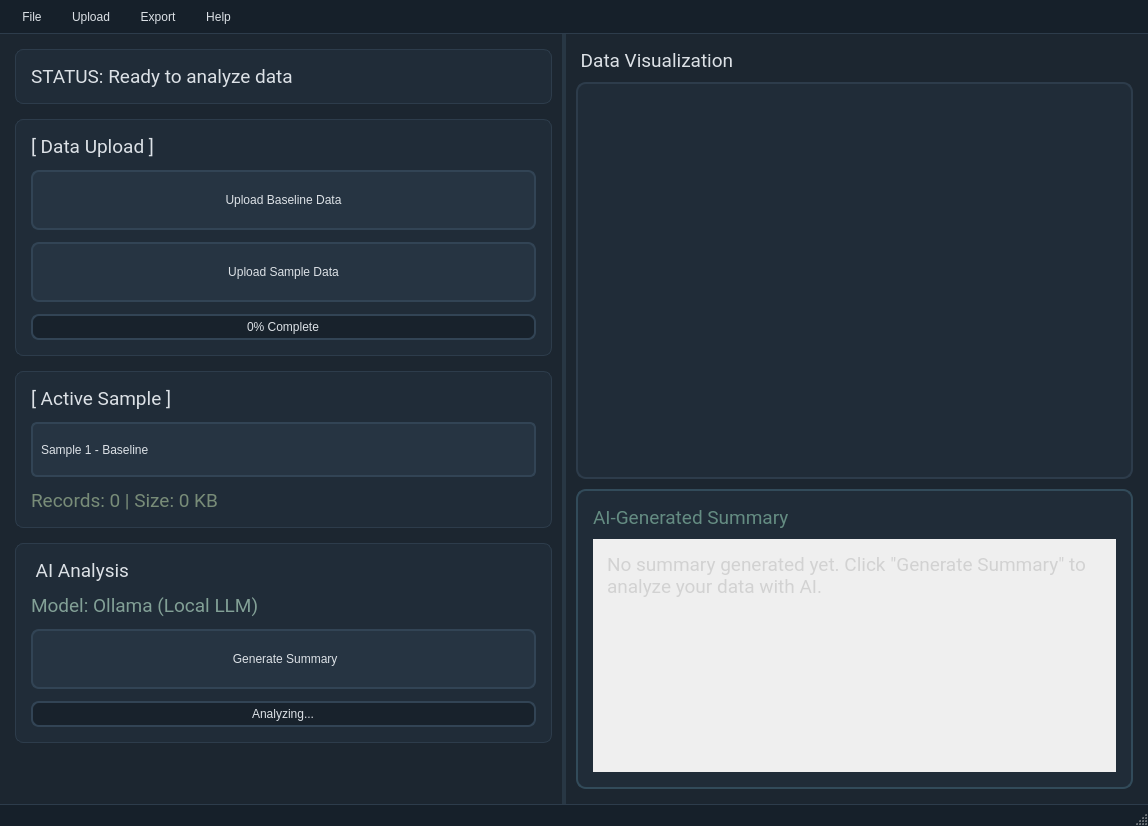
<?xml version="1.0" encoding="UTF-8"?>
<ui version="4.0">
 <class>MainWindow</class>
 <widget class="QMainWindow" name="MainWindow">
  <property name="geometry">
   <rect>
    <x>0</x>
    <y>0</y>
    <width>1148</width>
    <height>826</height>
   </rect>
  </property>
  <property name="windowTitle">
   <string>Data Analyzer</string>
  </property>
  <property name="styleSheet">
   <string notr="true">
QMainWindow {
    background: rgb(28, 38, 48);
}

QWidget#centralwidget {
    background: rgb(28, 38, 48);
}

QLabel {
    color: rgb(220, 225, 230);
    font: 14pt &quot;Roboto&quot;;
}

QPushButton {
    background: rgb(38, 52, 66);
    border: 2px solid rgb(50, 68, 85);
    border-radius: 8px;
    color: rgb(220, 225, 230);
    font: 13pt &quot;Roboto&quot;;
    padding: 8px;
    min-height: 40px;
}

QPushButton:hover {
    background: rgb(85, 105, 75);
    border: 2px solid rgb(100, 130, 80);
}

QPushButton:pressed {
    background: rgb(70, 90, 60);
}

QPushButton:disabled {
    background: rgb(30, 35, 40);
    color: rgb(90, 95, 100);
    border: 2px solid rgb(45, 50, 55);
}

QComboBox {
    background: rgb(38, 52, 66);
    border: 2px solid rgb(50, 68, 85);
    border-radius: 6px;
    color: rgb(220, 225, 230);
    font: 12pt &quot;Roboto&quot;;
    padding: 8px;
    min-height: 35px;
}

QComboBox:hover {
    border: 2px solid rgb(100, 130, 80);
}

QComboBox::drop-down {
    border: none;
    width: 30px;
}

QComboBox::down-arrow {
    image: url(down_arrow.png);
    width: 12px;
    height: 12px;
}

QFrame {
    border-radius: 10px;
}

QProgressBar {
    border: 2px solid rgb(50, 68, 85);
    border-radius: 8px;
    background: rgb(24, 34, 44);
    text-align: center;
    color: rgb(220, 225, 230);
    font: 11pt &quot;Roboto&quot;;
}

QProgressBar::chunk {
    background: qlineargradient(x1:0, y1:0, x2:1, y2:0,
                                stop:0 rgb(75, 100, 70),
                                stop:1 rgb(100, 130, 80));
    border-radius: 6px;
}

QScrollArea {
    border: none;
    background: transparent;
}

QScrollBar:vertical {
    background: rgb(24, 34, 44);
    width: 12px;
    margin: 0px;
    border-radius: 6px;
}

QScrollBar::handle:vertical {
    background: rgb(50, 68, 85);
    border-radius: 6px;
    min-height: 20px;
}

QScrollBar::handle:vertical:hover {
    background: rgb(70, 90, 105);
}

QScrollBar::add-line:vertical, QScrollBar::sub-line:vertical {
    height: 0px;
}

QMenuBar {
    background: rgb(22, 32, 42);
    color: rgb(220, 225, 230);
    font: 12pt &quot;Roboto&quot;;
    padding: 4px;
    border-bottom: 1px solid rgb(45, 60, 75);
}

QMenuBar::item {
    padding: 6px 12px;
    background: transparent;
    border-radius: 4px;
}

QMenuBar::item:selected {
    background: rgb(85, 105, 75);
}

QMenu {
    background: rgb(32, 44, 56);
    border: 1px solid rgb(45, 60, 75);
    color: rgb(220, 225, 230);
    font: 11pt &quot;Roboto&quot;;
}

QMenu::item {
    padding: 8px 25px;
}

QMenu::item:selected {
    background: rgb(85, 105, 75);
}
   </string>
  </property>
  <widget class="QWidget" name="centralwidget">
   <layout class="QVBoxLayout" name="mainVerticalLayout">
    <property name="spacing">
     <number>0</number>
    </property>
    <property name="leftMargin">
     <number>0</number>
    </property>
    <property name="topMargin">
     <number>0</number>
    </property>
    <property name="rightMargin">
     <number>0</number>
    </property>
    <property name="bottomMargin">
     <number>0</number>
    </property>
    <item>
     <widget class="QSplitter" name="mainSplitter">
      <property name="styleSheet">
       <string notr="true">
QSplitter::handle {
    background: rgb(40, 55, 68);
}
QSplitter::handle:hover {
    background: rgb(100, 130, 80);
}
       </string>
      </property>
      <property name="orientation">
       <enum>Qt::Horizontal</enum>
      </property>
      <property name="handleWidth">
       <number>4</number>
      </property>
      <widget class="QWidget" name="leftPanel">
       <layout class="QVBoxLayout" name="leftPanelLayout">
        <property name="spacing">
         <number>15</number>
        </property>
        <property name="leftMargin">
         <number>15</number>
        </property>
        <property name="topMargin">
         <number>15</number>
        </property>
        <property name="rightMargin">
         <number>10</number>
        </property>
        <property name="bottomMargin">
         <number>15</number>
        </property>
        <item>
         <widget class="QFrame" name="statusFrame">
          <property name="styleSheet">
           <string notr="true">
#statusFrame {
    background: rgb(32, 44, 56);
    border: 1px solid rgb(45, 60, 75);
    border-radius: 8px;
}
           </string>
          </property>
          <property name="frameShape">
           <enum>QFrame::StyledPanel</enum>
          </property>
          <layout class="QVBoxLayout" name="statusLayout">
           <property name="leftMargin">
            <number>15</number>
           </property>
           <property name="topMargin">
            <number>15</number>
           </property>
           <property name="rightMargin">
            <number>15</number>
           </property>
           <property name="bottomMargin">
            <number>15</number>
           </property>
           <item>
            <widget class="QLabel" name="status_inf">
             <property name="font">
              <font>
               <family>Roboto</family>
               <pointsize>14</pointsize>
               <italic>false</italic>
               <bold>false</bold>
              </font>
             </property>
             <property name="text">
              <string>STATUS: Ready to analyze data</string>
             </property>
             <property name="wordWrap">
              <bool>true</bool>
             </property>
            </widget>
           </item>
          </layout>
         </widget>
        </item>
        <item>
         <widget class="QFrame" name="uploadFrame">
          <property name="styleSheet">
           <string notr="true">
#uploadFrame {
    background: rgb(32, 44, 56);
    border: 1px solid rgb(45, 60, 75);
    border-radius: 8px;
}
           </string>
          </property>
          <property name="frameShape">
           <enum>QFrame::StyledPanel</enum>
          </property>
          <layout class="QVBoxLayout" name="uploadLayout">
           <property name="spacing">
            <number>12</number>
           </property>
           <property name="leftMargin">
            <number>15</number>
           </property>
           <property name="topMargin">
            <number>15</number>
           </property>
           <property name="rightMargin">
            <number>15</number>
           </property>
           <property name="bottomMargin">
            <number>15</number>
           </property>
           <item>
            <widget class="QLabel" name="uploadLabel">
             <property name="font">
              <font>
               <family>Roboto</family>
               <pointsize>14</pointsize>
               <italic>false</italic>
               <bold>false</bold>
              </font>
             </property>
             <property name="text">
              <string>[ Data Upload ]</string>
             </property>
            </widget>
           </item>
           <item>
            <widget class="QPushButton" name="btn_save">
             <property name="text">
              <string>Upload Baseline Data</string>
             </property>
             <property name="iconSize">
              <size>
               <width>20</width>
               <height>20</height>
              </size>
             </property>
            </widget>
           </item>
           <item>
            <widget class="QPushButton" name="btn_current_filter">
             <property name="text">
              <string>Upload Sample Data</string>
             </property>
            </widget>
           </item>
           <item>
            <widget class="QProgressBar" name="uploadProgress">
             <property name="value">
              <number>0</number>
             </property>
             <property name="textVisible">
              <bool>true</bool>
             </property>
             <property name="format">
              <string>%p% Complete</string>
             </property>
            </widget>
           </item>
          </layout>
         </widget>
        </item>
        <item>
         <widget class="QFrame" name="samplesFrame">
          <property name="styleSheet">
           <string notr="true">
#samplesFrame {
    background: rgb(32, 44, 56);
    border: 1px solid rgb(45, 60, 75);
    border-radius: 8px;
}
           </string>
          </property>
          <property name="frameShape">
           <enum>QFrame::StyledPanel</enum>
          </property>
          <layout class="QVBoxLayout" name="samplesLayout">
           <property name="spacing">
            <number>12</number>
           </property>
           <property name="leftMargin">
            <number>15</number>
           </property>
           <property name="topMargin">
            <number>15</number>
           </property>
           <property name="rightMargin">
            <number>15</number>
           </property>
           <property name="bottomMargin">
            <number>15</number>
           </property>
           <item>
            <widget class="QLabel" name="samplesLabel">
             <property name="font">
              <font>
               <family>Roboto</family>
               <pointsize>14</pointsize>
               <italic>false</italic>
               <bold>false</bold>
              </font>
             </property>
             <property name="text">
              <string>[ Active Sample ]</string>
             </property>
            </widget>
           </item>
           <item>
            <widget class="QComboBox" name="comboBox">
             <property name="sizePolicy">
              <sizepolicy hsizetype="Expanding" vsizetype="Fixed">
               <horstretch>0</horstretch>
               <verstretch>0</verstretch>
              </sizepolicy>
             </property>
             <item>
              <property name="text">
               <string>Sample 1 - Baseline</string>
              </property>
             </item>
             <item>
              <property name="text">
               <string>Sample 2 - Test A</string>
              </property>
             </item>
             <item>
              <property name="text">
               <string>Sample 3 - Test B</string>
              </property>
             </item>
            </widget>
           </item>
           <item>
            <widget class="QLabel" name="sampleInfo">
             <property name="font">
              <font>
               <family>Roboto</family>
               <pointsize>14</pointsize>
               <italic>false</italic>
               <bold>false</bold>
              </font>
             </property>
             <property name="styleSheet">
              <string notr="true">color: rgb(120, 140, 120);</string>
             </property>
             <property name="text">
              <string>Records: 0 | Size: 0 KB</string>
             </property>
            </widget>
           </item>
          </layout>
         </widget>
        </item>
        <item>
         <widget class="QFrame" name="aiFrame">
          <property name="styleSheet">
           <string notr="true">
#aiFrame {
    background: rgb(32, 44, 56);
    border: 1px solid rgb(45, 60, 75);
    border-radius: 8px;
}
           </string>
          </property>
          <property name="frameShape">
           <enum>QFrame::StyledPanel</enum>
          </property>
          <layout class="QVBoxLayout" name="aiLayout">
           <property name="spacing">
            <number>12</number>
           </property>
           <property name="leftMargin">
            <number>15</number>
           </property>
           <property name="topMargin">
            <number>15</number>
           </property>
           <property name="rightMargin">
            <number>15</number>
           </property>
           <property name="bottomMargin">
            <number>15</number>
           </property>
           <item>
            <widget class="QLabel" name="aiLabel">
             <property name="font">
              <font>
               <family>Roboto</family>
               <pointsize>14</pointsize>
               <italic>false</italic>
               <bold>false</bold>
              </font>
             </property>
             <property name="text">
              <string> AI Analysis</string>
             </property>
            </widget>
           </item>
           <item>
            <widget class="QLabel" name="aiModelInfo">
             <property name="font">
              <font>
               <family>Roboto</family>
               <pointsize>14</pointsize>
               <italic>false</italic>
               <bold>false</bold>
              </font>
             </property>
             <property name="styleSheet">
              <string notr="true">color: rgb(130, 160, 150);</string>
             </property>
             <property name="text">
              <string>Model: Ollama (Local LLM)</string>
             </property>
            </widget>
           </item>
           <item>
            <widget class="QPushButton" name="btn_invert">
             <property name="text">
              <string> Generate Summary</string>
             </property>
            </widget>
           </item>
           <item>
            <widget class="QProgressBar" name="aiProgress">
             <property name="styleSheet">
              <string notr="true">
QProgressBar::chunk {
    background: qlineargradient(x1:0, y1:0, x2:1, y2:0,
                                stop:0 rgb(50, 85, 100),
                                stop:1 rgb(75, 115, 130));
}
              </string>
             </property>
             <property name="value">
              <number>0</number>
             </property>
             <property name="textVisible">
              <bool>true</bool>
             </property>
             <property name="format">
              <string>Analyzing...</string>
             </property>
            </widget>
           </item>
          </layout>
         </widget>
        </item>
        <item>
         <spacer name="verticalSpacer">
          <property name="orientation">
           <enum>Qt::Vertical</enum>
          </property>
          <property name="sizeHint" stdset="0">
           <size>
            <width>20</width>
            <height>40</height>
           </size>
          </property>
         </spacer>
        </item>
       </layout>
      </widget>
      <widget class="QWidget" name="rightPanel">
       <layout class="QVBoxLayout" name="rightPanelLayout">
        <property name="spacing">
         <number>10</number>
        </property>
        <property name="leftMargin">
         <number>10</number>
        </property>
        <property name="topMargin">
         <number>15</number>
        </property>
        <property name="rightMargin">
         <number>15</number>
        </property>
        <property name="bottomMargin">
         <number>15</number>
        </property>
        <item>
         <widget class="QLabel" name="displayLabel">
          <property name="font">
           <font>
            <family>Roboto</family>
            <pointsize>14</pointsize>
            <italic>false</italic>
            <bold>false</bold>
           </font>
          </property>
          <property name="text">
           <string> Data Visualization</string>
          </property>
         </widget>
        </item>
        <item>
         <widget class="QFrame" name="displayFrame">
          <property name="sizePolicy">
           <sizepolicy hsizetype="Expanding" vsizetype="Expanding">
            <horstretch>0</horstretch>
            <verstretch>0</verstretch>
           </sizepolicy>
          </property>
          <property name="styleSheet">
           <string notr="true">
#displayFrame {
    background: rgb(32, 44, 56);
    border: 2px solid rgb(45, 60, 75);
    border-radius: 10px;
}
           </string>
          </property>
          <property name="frameShape">
           <enum>QFrame::StyledPanel</enum>
          </property>
          <layout class="QVBoxLayout" name="displayFrameLayout">
           <property name="spacing">
            <number>0</number>
           </property>
           <property name="leftMargin">
            <number>0</number>
           </property>
           <property name="topMargin">
            <number>0</number>
           </property>
           <property name="rightMargin">
            <number>0</number>
           </property>
           <property name="bottomMargin">
            <number>0</number>
           </property>
           <item>
            <widget class="QLabel" name="display">
             <property name="sizePolicy">
              <sizepolicy hsizetype="Expanding" vsizetype="Expanding">
               <horstretch>0</horstretch>
               <verstretch>0</verstretch>
              </sizepolicy>
             </property>
             <property name="styleSheet">
              <string notr="true">
background: transparent;
border: none;
              </string>
             </property>
             <property name="text">
              <string/>
             </property>
             <property name="scaledContents">
              <bool>false</bool>
             </property>
             <property name="alignment">
              <set>Qt::AlignCenter</set>
             </property>
            </widget>
           </item>
          </layout>
         </widget>
        </item>
        <item>
         <widget class="QFrame" name="aiSummaryFrame">
          <property name="sizePolicy">
           <sizepolicy hsizetype="Expanding" vsizetype="Preferred">
            <horstretch>0</horstretch>
            <verstretch>0</verstretch>
           </sizepolicy>
          </property>
          <property name="minimumSize">
           <size>
            <width>0</width>
            <height>180</height>
           </size>
          </property>
          <property name="maximumSize">
           <size>
            <width>16777215</width>
            <height>300</height>
           </size>
          </property>
          <property name="styleSheet">
           <string notr="true">
#aiSummaryFrame {
    background: rgb(32, 44, 56);
    border: 2px solid rgb(50, 75, 90);
    border-radius: 10px;
}
           </string>
          </property>
          <property name="frameShape">
           <enum>QFrame::StyledPanel</enum>
          </property>
          <layout class="QVBoxLayout" name="aiSummaryLayout">
           <property name="spacing">
            <number>10</number>
           </property>
           <property name="leftMargin">
            <number>15</number>
           </property>
           <property name="topMargin">
            <number>15</number>
           </property>
           <property name="rightMargin">
            <number>15</number>
           </property>
           <property name="bottomMargin">
            <number>15</number>
           </property>
           <item>
            <layout class="QHBoxLayout" name="summaryHeaderLayout">
             <item>
              <widget class="QLabel" name="aiSummaryTitle">
               <property name="font">
                <font>
                 <family>Roboto</family>
                 <pointsize>14</pointsize>
                 <italic>false</italic>
                 <bold>false</bold>
                </font>
               </property>
               <property name="styleSheet">
                <string notr="true">color: rgb(100, 140, 130);</string>
               </property>
               <property name="text">
                <string>AI-Generated Summary</string>
               </property>
              </widget>
             </item>
             <item>
              <spacer name="horizontalSpacer">
               <property name="orientation">
                <enum>Qt::Horizontal</enum>
               </property>
               <property name="sizeHint" stdset="0">
                <size>
                 <width>40</width>
                 <height>20</height>
                </size>
               </property>
              </spacer>
             </item>
            </layout>
           </item>
           <item>
            <widget class="QScrollArea" name="summaryScrollArea">
             <property name="styleSheet">
              <string notr="true">
QScrollArea {
    background: transparent;
    border: none;
}
              </string>
             </property>
             <property name="widgetResizable">
              <bool>true</bool>
             </property>
             <widget class="QWidget" name="scrollAreaWidgetContents">
              <property name="geometry">
               <rect>
                <x>0</x>
                <y>0</y>
                <width>635</width>
                <height>234</height>
               </rect>
              </property>
              <layout class="QVBoxLayout" name="scrollLayout">
               <property name="leftMargin">
                <number>5</number>
               </property>
               <property name="topMargin">
                <number>5</number>
               </property>
               <property name="rightMargin">
                <number>5</number>
               </property>
               <property name="bottomMargin">
                <number>5</number>
               </property>
               <item>
                <widget class="QLabel" name="aiSummaryText">
                 <property name="font">
                  <font>
                   <family>Roboto</family>
                   <pointsize>14</pointsize>
                   <italic>false</italic>
                   <bold>false</bold>
                  </font>
                 </property>
                 <property name="styleSheet">
                  <string notr="true">
color: rgb(210, 210, 210);
background: transparent;
padding: 5px;
                  

</string>
                 </property>
                 <property name="text">
                  <string>No summary generated yet. Click &quot;Generate Summary&quot; to analyze your data with AI.</string>
                 </property>
                 <property name="alignment">
                  <set>Qt::AlignLeading|Qt::AlignLeft|Qt::AlignTop</set>
                 </property>
                 <property name="wordWrap">
                  <bool>true</bool>
                 </property>
                 <property name="textInteractionFlags">
                  <set>Qt::TextSelectableByMouse</set>
                 </property>
                </widget>
               </item>
              </layout>
             </widget>
            </widget>
           </item>
          </layout>
         </widget>
        </item>
       </layout>
      </widget>
     </widget>
    </item>
   </layout>
  </widget>
  <widget class="QStatusBar" name="statusbar">
   <property name="styleSheet">
    <string notr="true">
QStatusBar {
    background: rgb(22, 32, 42);
    color: rgb(150, 170, 160);
    border-top: 1px solid rgb(45, 60, 75);
}
    </string>
   </property>
  </widget>
  <widget class="QMenuBar" name="menubar">
   <property name="geometry">
    <rect>
     <x>0</x>
     <y>0</y>
     <width>1148</width>
     <height>36</height>
    </rect>
   </property>
   <widget class="QMenu" name="menuFile">
    <property name="title">
     <string>File</string>
    </property>
    <addaction name="actionChangeDirectory"/>
    <addaction name="separator"/>
    <addaction name="actionExit"/>
   </widget>
   <widget class="QMenu" name="menuUpload">
    <property name="title">
     <string>Upload</string>
    </property>
    <addaction name="actionUpload_BaseLine"/>
    <addaction name="actionUpload_Samples"/>
   </widget>
   <widget class="QMenu" name="menuSave">
    <property name="title">
     <string>Export</string>
    </property>
    <addaction name="actionSave_Current_Graph"/>
    <addaction name="actionSave_All_Sample_Graph"/>
    <addaction name="separator"/>
   </widget>
   <widget class="QMenu" name="menuHelp">
    <property name="title">
     <string>Help</string>
    </property>
    <addaction name="actionDocumentation"/>
    <addaction name="actionAbout"/>
   </widget>
   <addaction name="menuFile"/>
   <addaction name="menuUpload"/>
   <addaction name="menuSave"/>
   <addaction name="menuHelp"/>
  </widget>
  <action name="actionChangeDirectory">
   <property name="text">
    <string>Change Directory...</string>
   </property>
   <property name="shortcut">
    <string>Ctrl+D</string>
   </property>
  </action>
  <action name="actionExit">
   <property name="text">
    <string>Exit</string>
   </property>
   <property name="shortcut">
    <string>Ctrl+Q</string>
   </property>
  </action>
  <action name="actionSave_Current_Graph">
   <property name="text">
    <string>Save Current Graph</string>
   </property>
   <property name="shortcut">
    <string>Ctrl+S</string>
   </property>
  </action>
  <action name="actionSave_All_Sample_Graph">
   <property name="text">
    <string>Save All Graphs</string>
   </property>
   <property name="shortcut">
    <string>Ctrl+Shift+S</string>
   </property>
  </action>
  <action name="actionUpload_BaseLine">
   <property name="text">
    <string>Upload Baseline...</string>
   </property>
   <property name="shortcut">
    <string>Ctrl+B</string>
   </property>
  </action>
  <action name="actionUpload_Samples">
   <property name="text">
    <string>Upload Samples...</string>
   </property>
   <property name="shortcut">
    <string>Ctrl+U</string>
   </property>
  </action>
  <action name="actionExportCSV">
   <property name="text">
    <string>Export as CSV</string>
   </property>
  </action>
  <action name="actionExportJSON">
   <property name="text">
    <string>Export as JSON</string>
   </property>
  </action>
  <action name="actionToggleLeftPanel">
   <property name="checkable">
    <bool>true</bool>
   </property>
   <property name="checked">
    <bool>true</bool>
   </property>
   <property name="text">
    <string>Show Control Panel</string>
   </property>
   <property name="shortcut">
    <string>Ctrl+P</string>
   </property>
  </action>
  <action name="actionZoomIn">
   <property name="text">
    <string>Zoom In</string>
   </property>
   <property name="shortcut">
    <string>Ctrl++</string>
   </property>
  </action>
  <action name="actionZoomOut">
   <property name="text">
    <string>Zoom Out</string>
   </property>
   <property name="shortcut">
    <string>Ctrl+-</string>
   </property>
  </action>
  <action name="actionResetZoom">
   <property name="text">
    <string>Reset Zoom</string>
   </property>
   <property name="shortcut">
    <string>Ctrl+0</string>
   </property>
  </action>
  <action name="actionDocumentation">
   <property name="text">
    <string>Documentation</string>
   </property>
   <property name="shortcut">
    <string>F1</string>
   </property>
  </action>
  <action name="actionAbout">
   <property name="text">
    <string>About</string>
   </property>
  </action>
 </widget>
 <resources/>
 <connections/>
</ui>
